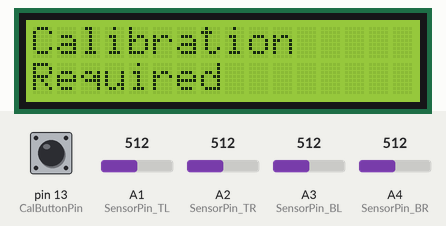
Simulated run of this sketch. Board: Arduino Uno, built with avr-gcc and run on an emulated ATmega328P. Parts: 16×2 character LCD. Inputs (shaded band) come from the test bench; at power-on: pin 13 (CalButtonPin) HIGH, A1 (SensorPin_TL) = 512, A2 (SensorPin_TR) = 512, A3 (SensorPin_BL) = 512, A4 (SensorPin_BR) = 512.

Above: at 1.2 s.
1.3 s: pin 13 (CalButtonPin) pulled LOW for 0.15 s
At 1.8 s:
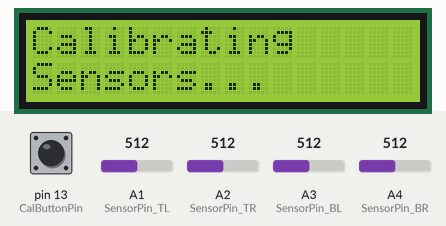
At 22.8 s:
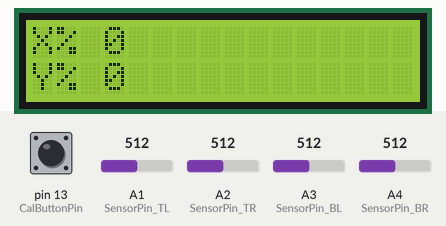
Timing chart, 0 to 23.1 s (numbered marks = the images above; inputs shaded):
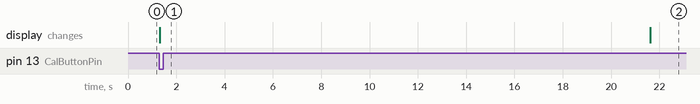

The sketch:

EK210_Light_Tracker_Project.ino
```cpp
//EK210 Light Tracker Project
//Prototype Arduino Code
//Section A5 - Professor Grace
//Team Members: David Moody, Brennan Mahoney, Rohan Kumar, Sora Kakigi
//10/31/2022

//UV light intensity analog sensor pins
const int SensorPin_TL = A1;   //top left
const int SensorPin_TR = A2;   //top right
const int SensorPin_BL = A3;   //bottom left
const int SensorPin_BR = A4;   //bottom right

//Variables to store readings from the UV intensity sensors
//(the sum of the past 5 readings for better precision)
int Brightness_TL = 0;
int Brightness_TR = 0;
int Brightness_BL = 0;
int Brightness_BR = 0;

//Minimum brightness readings calculated in calibration and used for tracking
int min_TL = 0;
int min_TR = 0;
int min_BL = 0;
int min_BR = 0;

//Constants for scaling the relative sensor data during calibration
float Cal_TL = 0;
float Cal_TR = 0;
float Cal_BL = 0;
float Cal_BR = 0;
float Offset_X = 0;
float Offset_Y = 0;

//Variables for X and Y tracked position
int Position_X = 0;
int Position_Y =0;

//Calibration indicator LED pins
//(shows the user which sensor to "aim" at during the calibration sequence)
const int LEDPin_TL = 1;   //top left
const int LEDPin_TR = 2;   //top right
const int LEDPin_BL = 3;   //bottom left
const int LEDPin_BR = 4;   //bottom right

//Calibration sequence button pin and state
const int CalButtonPin = 13;
int CalButtonState;

//Variable to check if calibration has been completed at least once
int Calibrated = 0;

//LCD Display Code
#include <LiquidCrystal.h>
LiquidCrystal lcd(7, 8, 9, 10, 11, 12);

void setup() {
  // put your setup code here, to run once:

  pinMode(CalButtonPin, INPUT);   //Calibration sequence start button

  //Initialize LCD and display calibration on startup request
  lcd.begin(16, 2);
  lcd.clear();
  lcd.setCursor(0, 0);
  lcd.print("Calibration");
  lcd.setCursor(0, 1);
  lcd.print("Required");
}


void loop() {
  // put your main code here, to run repeatedly:

  //Run calibration sequence if button is pressed (to allow recalibration while using the system)
  CalButtonState = digitalRead(CalButtonPin);
  if (CalButtonState == LOW){
    CalibrateSensorsFunction();
    Calibrated = 1;
  }

  //Run tracking function if calibration has been completed at least once
  if (Calibrated == 1){
    TrackPositionFunction();
  }
}


void ReadSensorDataFunction(){
  //Used in the calibration and tracking functions, not called directly from the main code

  //Reset sensor reading values to 0
  Brightness_TL = 0;
  Brightness_TR = 0;
  Brightness_BL = 0;
  Brightness_BR = 0;

  //Reads the sensor values 5 times, with a 10 ms delay between readings
  //Sums the values for each sensor
  for (int i = 0; i<5; i++){
    Brightness_TL += analogRead(SensorPin_TL);
    Brightness_TR += analogRead(SensorPin_TR);
    Brightness_BL += analogRead(SensorPin_BL);
    Brightness_BR += analogRead(SensorPin_BR);
    delay(10);
  }
}


void CalibrateSensorsFunction(){
  //User "aims" at the 4 corner sensors to gather data for calculating scaling coefficients and offsets
  //to calibrate the tracked position to screen/user alignment and room light

  lcd.clear();
  lcd.setCursor(0, 0);
  lcd.print("Calibrating");
  lcd.setCursor(0, 1);
  lcd.print("Sensors...");

  //Local variables to store maximum brightness readings for calibration
  //Note that minimum readings are global variables assigned at the beginning of the program
  //so that they can be used in the tracking function
  int max_TL = 0;
  int max_TR = 0;
  int max_BL = 0;
  int max_BR = 0;

  delay(10000); //Gives the user time to sit back in their normal pose

  //Reads sensor data for each position, recording maximum for that sensor and minimum for opposite corner
  digitalWrite(LEDPin_TL, HIGH);    //Turn on LED for sensor the user should aim at
  delay(2000);    // 2 seconds to aim at the sensor
  ReadSensorDataFunction();
  max_TL = Brightness_TL;
  min_BR = Brightness_BR;
  digitalWrite(LEDPin_TL, LOW);

  digitalWrite(LEDPin_TR, HIGH);
  delay(2000);
  ReadSensorDataFunction();
  max_TR = Brightness_TR;
  min_BL = Brightness_BL;
  digitalWrite(LEDPin_TR, LOW);

  digitalWrite(LEDPin_BL, HIGH);
  delay(2000);
  ReadSensorDataFunction();
  max_BL = Brightness_BL;
  min_TR = Brightness_TR;
  digitalWrite(LEDPin_BL, LOW);

  digitalWrite(LEDPin_BR, HIGH);
  delay(2000);
  ReadSensorDataFunction();
  max_BR = Brightness_BR;
  min_TL = Brightness_TL;
  digitalWrite(LEDPin_BL, LOW);

  //Minimum brightness value (when aiming at the opposite corner of the screen)is used
  //as a baseline value to make the readings scale more accurately to position
  //Scaling coefficients are now calculated (such that a scaled reading of 50 is peak brightness)
  Cal_TL = 50.0/(max_TL-min_TL);
  Cal_TR = 50.0/(max_TR-min_TR);
  Cal_BL = 50.0/(max_BL-min_BL);
  Cal_BL = 50.0/(max_BR-min_BR);

  //User should now aim in the center of the screen
  //so that offsets can be calculated
  digitalWrite(LEDPin_TL, HIGH);    //    All LEDS on to indicate aiming for center
  digitalWrite(LEDPin_TR, HIGH);
  digitalWrite(LEDPin_BL, HIGH);
  digitalWrite(LEDPin_BR, HIGH);
  delay(2000);
  ReadSensorDataFunction();
  Offset_X = 50 - (-Cal_TL*(Brightness_TL-min_TL) + Cal_TR*(Brightness_TR-min_TR) - Cal_BL*(Brightness_BL-min_BL) + Cal_BR*(Brightness_BR-min_BR));
  Offset_Y = 50 - (Cal_TL*(Brightness_TL-min_TL) + Cal_TR*(Brightness_TR-min_TR) - Cal_BL*(Brightness_BL-min_BL) - Cal_BR*(Brightness_BR-min_BR));
  digitalWrite(LEDPin_TL, LOW);
  digitalWrite(LEDPin_TR, LOW);
  digitalWrite(LEDPin_BL, LOW);
  digitalWrite(LEDPin_BR, LOW);

  //serial printing for testing sensors
  //this portion prints calibration coefficients
  Serial.print("Cal_TL: ");
  Serial.print(Cal_TL);
  Serial.print("\t");
  Serial.print("Cal_TR: ");
  Serial.print(Cal_TR);
  Serial.print("\t");
  Serial.print("Cal_BL: ");
  Serial.print(Cal_BL);
  Serial.print("\t");
  Serial.print("Cal_BR: ");
  Serial.print(Cal_BR);
  Serial.print("\t");

}


void TrackPositionFunction(){
  //Uses data from the 4 UV brightness sensors to calculate the position of where the user is "aiming"
  //relative to the screen.  Outputs the tracked position to the LCD as a percentage coordinate.

  //Just using a simple linear average to calculate position for now, will test other formulas to try and find something more accurate

  //Reads sensor data
  ReadSensorDataFunction();

  //Serial printing Sensor Data x5
  Serial.print("Top Right Sensor: ");
  Serial.print(Brightness_TR);
  Serial.print("\t");
  Serial.print("Top Left Sensor: ");
  Serial.print(Brightness_TL);
  Serial.print("\t");
  Serial.print("Bottom Right Sensor: ");
  Serial.print(Brightness_BR);
  Serial.print("\t");
  Serial.print("Bottom Left Sensor: ");
  Serial.print(Brightness_BL);
  Serial.print("\t");

  //Calculates position coordinates
  //Currently code is allowed to show values over/under the 0-100% screen range.
  Position_X = Offset_X - Cal_TL*(Brightness_TL-min_TL) + Cal_TR*(Brightness_TR-min_TR) - Cal_BL*(Brightness_BL-min_BL) + Cal_BR*(Brightness_BR-min_BR);
  Position_Y = Offset_Y + Cal_TL*(Brightness_TL-min_TL) + Cal_TR*(Brightness_TR-min_TR) - Cal_BL*(Brightness_BL-min_BL) - Cal_BR*(Brightness_BR-min_BR);

  //Serial printing position
  Serial.print("Position X: ");
  Serial.print(Position_X);
  Serial.print("\t");
  Serial.print("Position Y: ");
  Serial.print(Position_Y);
  Serial.print("\t");

  //Print X and Y position to LCD with % symbols
  lcd.clear();
  lcd.setCursor(0, 0);
  lcd.print("X%");
  lcd.setCursor(3, 0);
  lcd.print(Position_X);

  lcd.setCursor(0, 1);
  lcd.print("Y%");
  lcd.setCursor(3, 1);
  lcd.print(Position_Y);
}
```

Measured:
- after the input at 1.3 s, the display: changes at once (image 1)
